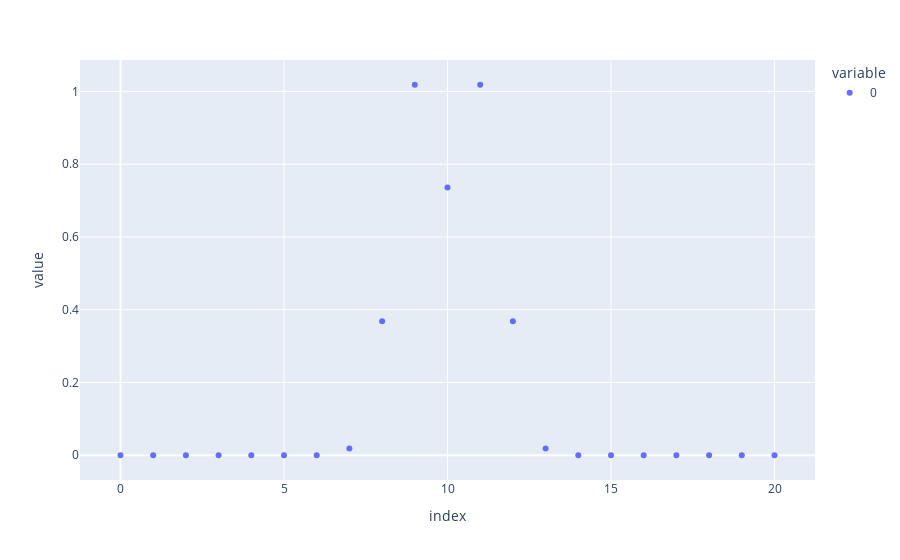

The cell this chart's notebook holds for it:
### Code cell
px.scatter(A)

### Figure 1 — Plotly figure (JSON) as saved in the notebook; plotly's stock layout.template omitted (floating-point values rounded to 4 significant figures)
{"data": [{"hovertemplate": "variable=0<br>index=%{x}<br>value=%{y}<extra></extra>", "legendgroup": "0", "marker": {"color": "#636efa", "symbol": "circle"}, "mode": "markers", "name": "0", "orientation": "v", "showlegend": true, "type": "scatter", "x": [0, 1, 2, 3, 4, 5, 6, 7, 8, 9, 10, 11, 12, 13, 14, 15, 16, 17, 18, 19, 20], "xaxis": "x", "y": [6.64e-36, 1.604e-28, 5.243e-22, 2.32e-16, 1.389e-11, 1.125e-07, 0.0001234, 0.01832, 0.368, 1.018, 0.7358, 1.018, 0.368, 0.01832, 0.0001234, 1.125e-07, 1.389e-11, 2.32e-16, 5.243e-22, 1.604e-28, 6.64e-36], "yaxis": "y"}], "layout": {"legend": {"title": {"text": "variable"}, "tracegroupgap": 0}, "margin": {"t": 60}, "xaxis": {"anchor": "y", "domain": [0, 1], "title": {"text": "index"}}, "yaxis": {"anchor": "x", "domain": [0, 1], "title": {"text": "value"}}}}
